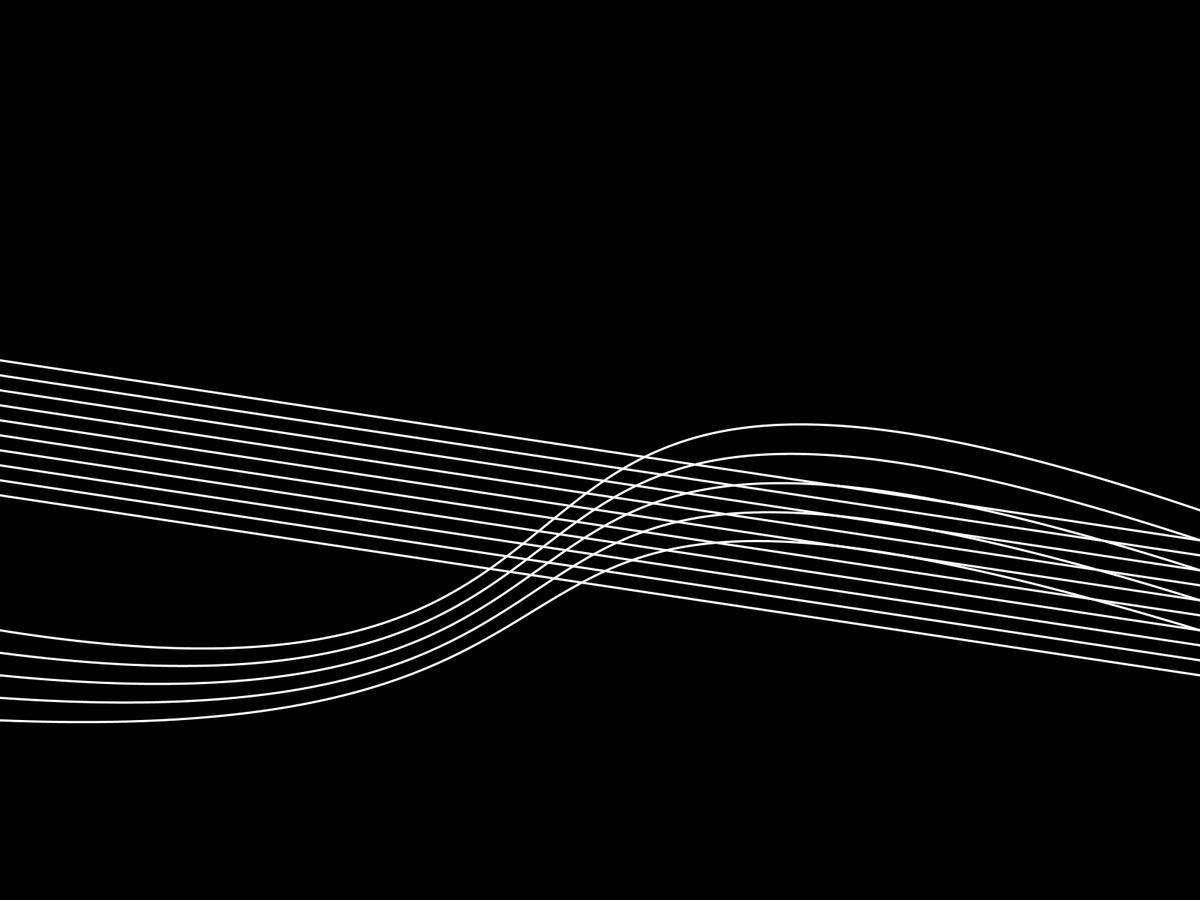
Frame 1 (no input)
Frame 2 (the mouse pressed at the canvas centre, redrawn once): identical to frame 1, image omitted

The Processing sketch that drew this single still picture (run headless with seeded random() and noise(); the mouse was pressed at the canvas centre and the sketch redrawn once):

// Processing sketch: Beziertest2
// ── Beziertest2.pde
void setup() {
  fullScreen(2);
  background(0);
  stroke(255);
  noFill();
  strokeWeight(3);
  noCursor();
  
  for (int i = 0; i < 5; i+=1) {
    bezier(0, height*0.8 - i * 30, 1000,1000, width*0.3, height*0.5 - i * 50- 100, width, height*0.7 - i *40);
  }
  
  for (int i = 0; i < 10; i+= 1) {
    line(0, height*0.4 + i*20, width, height*0.6 + i *20);
  }
    


   noLoop();
}


void draw() {
  


}
